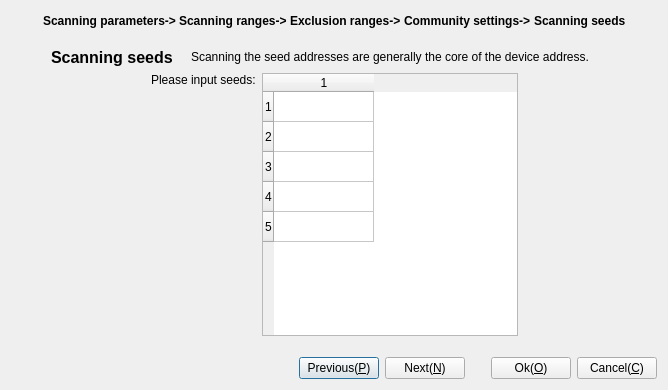
<?xml version="1.0" encoding="UTF-8"?>
<ui version="4.0">
 <class>SeedsConfigWizardForm</class>
 <widget class="QDialog" name="SeedsConfigWizardForm">
  <property name="geometry">
   <rect>
    <x>0</x>
    <y>0</y>
    <width>668</width>
    <height>390</height>
   </rect>
  </property>
  <property name="windowTitle">
   <string>Scanning seeds</string>
  </property>
  <layout class="QGridLayout" name="gridLayout">
   <item row="0" column="0">
    <layout class="QHBoxLayout" name="horizontalLayout_5">
     <property name="spacing">
      <number>3</number>
     </property>
     <item>
      <spacer name="horizontalSpacer_2">
       <property name="orientation">
        <enum>Qt::Horizontal</enum>
       </property>
       <property name="sizeHint" stdset="0">
        <size>
         <width>20</width>
         <height>20</height>
        </size>
       </property>
      </spacer>
     </item>
     <item>
      <widget class="QLabel" name="label_Parameter">
       <property name="font">
        <font>
         <weight>75</weight>
         <bold>true</bold>
        </font>
       </property>
       <property name="text">
        <string>Scanning parameters-&gt;</string>
       </property>
      </widget>
     </item>
     <item>
      <widget class="QLabel" name="label_Range">
       <property name="font">
        <font>
         <weight>75</weight>
         <bold>true</bold>
        </font>
       </property>
       <property name="text">
        <string>Scanning ranges-&gt;</string>
       </property>
      </widget>
     </item>
     <item>
      <widget class="QLabel" name="label_ExcludeRange">
       <property name="font">
        <font>
         <weight>75</weight>
         <bold>true</bold>
        </font>
       </property>
       <property name="text">
        <string>Exclusion ranges-&gt;</string>
       </property>
      </widget>
     </item>
     <item>
      <widget class="QLabel" name="label_Common">
       <property name="font">
        <font>
         <weight>75</weight>
         <bold>true</bold>
        </font>
       </property>
       <property name="text">
        <string>Community settings-&gt;</string>
       </property>
      </widget>
     </item>
     <item>
      <widget class="QLabel" name="label_Seed">
       <property name="font">
        <font>
         <weight>75</weight>
         <bold>true</bold>
        </font>
       </property>
       <property name="text">
        <string>Scanning seeds</string>
       </property>
      </widget>
     </item>
     <item>
      <spacer name="horizontalSpacer_3">
       <property name="orientation">
        <enum>Qt::Horizontal</enum>
       </property>
       <property name="sizeHint" stdset="0">
        <size>
         <width>20</width>
         <height>20</height>
        </size>
       </property>
      </spacer>
     </item>
    </layout>
   </item>
   <item row="1" column="0">
    <spacer name="verticalSpacer_2">
     <property name="orientation">
      <enum>Qt::Vertical</enum>
     </property>
     <property name="sizeType">
      <enum>QSizePolicy::Preferred</enum>
     </property>
     <property name="sizeHint" stdset="0">
      <size>
       <width>20</width>
       <height>10</height>
      </size>
     </property>
    </spacer>
   </item>
   <item row="2" column="0">
    <layout class="QHBoxLayout" name="horizontalLayout" stretch="0,0,2,0">
     <property name="spacing">
      <number>18</number>
     </property>
     <item>
      <spacer name="horizontalSpacer_4">
       <property name="orientation">
        <enum>Qt::Horizontal</enum>
       </property>
       <property name="sizeHint" stdset="0">
        <size>
         <width>40</width>
         <height>20</height>
        </size>
       </property>
      </spacer>
     </item>
     <item>
      <widget class="QLabel" name="label_5">
       <property name="font">
        <font>
         <pointsize>12</pointsize>
         <weight>75</weight>
         <bold>true</bold>
        </font>
       </property>
       <property name="text">
        <string>Scanning seeds</string>
       </property>
      </widget>
     </item>
     <item>
      <widget class="QLabel" name="label">
       <property name="text">
        <string>Scanning the seed addresses are generally the core of the device address.</string>
       </property>
       <property name="wordWrap">
        <bool>true</bool>
       </property>
      </widget>
     </item>
     <item>
      <spacer name="horizontalSpacer_5">
       <property name="orientation">
        <enum>Qt::Horizontal</enum>
       </property>
       <property name="sizeType">
        <enum>QSizePolicy::Expanding</enum>
       </property>
       <property name="sizeHint" stdset="0">
        <size>
         <width>40</width>
         <height>20</height>
        </size>
       </property>
      </spacer>
     </item>
    </layout>
   </item>
   <item row="3" column="0">
    <layout class="QHBoxLayout" name="horizontalLayout_7">
     <item>
      <spacer name="horizontalSpacer_7">
       <property name="orientation">
        <enum>Qt::Horizontal</enum>
       </property>
       <property name="sizeHint" stdset="0">
        <size>
         <width>40</width>
         <height>20</height>
        </size>
       </property>
      </spacer>
     </item>
     <item>
      <layout class="QHBoxLayout" name="horizontalLayout_6">
       <item>
        <layout class="QVBoxLayout" name="verticalLayout_3">
         <item>
          <widget class="QLabel" name="label_2">
           <property name="text">
            <string>Please input seeds:</string>
           </property>
          </widget>
         </item>
         <item>
          <spacer name="verticalSpacer">
           <property name="orientation">
            <enum>Qt::Vertical</enum>
           </property>
           <property name="sizeHint" stdset="0">
            <size>
             <width>20</width>
             <height>40</height>
            </size>
           </property>
          </spacer>
         </item>
        </layout>
       </item>
       <item>
        <layout class="QVBoxLayout" name="verticalLayout_2">
         <item>
          <widget class="QTableWidget" name="tableWidget">
           <property name="toolTip">
            <string>Double-click the cell to edit, press the 'Delete' key to delete the selected row.</string>
           </property>
           <property name="rowCount">
            <number>5</number>
           </property>
           <property name="columnCount">
            <number>1</number>
           </property>
           <row/>
           <row/>
           <row/>
           <row/>
           <row/>
           <column/>
          </widget>
         </item>
        </layout>
       </item>
      </layout>
     </item>
     <item>
      <spacer name="horizontalSpacer_6">
       <property name="orientation">
        <enum>Qt::Horizontal</enum>
       </property>
       <property name="sizeHint" stdset="0">
        <size>
         <width>40</width>
         <height>20</height>
        </size>
       </property>
      </spacer>
     </item>
    </layout>
   </item>
   <item row="4" column="0">
    <spacer name="verticalSpacer_3">
     <property name="orientation">
      <enum>Qt::Vertical</enum>
     </property>
     <property name="sizeType">
      <enum>QSizePolicy::Preferred</enum>
     </property>
     <property name="sizeHint" stdset="0">
      <size>
       <width>20</width>
       <height>15</height>
      </size>
     </property>
    </spacer>
   </item>
   <item row="5" column="0">
    <layout class="QHBoxLayout" name="horizontalLayout_4">
     <item>
      <spacer name="horizontalSpacer">
       <property name="orientation">
        <enum>Qt::Horizontal</enum>
       </property>
       <property name="sizeHint" stdset="0">
        <size>
         <width>40</width>
         <height>20</height>
        </size>
       </property>
      </spacer>
     </item>
     <item>
      <layout class="QHBoxLayout" name="horizontalLayout_2">
       <property name="rightMargin">
        <number>10</number>
       </property>
       <item>
        <widget class="QPushButton" name="pushButton_4">
         <property name="text">
          <string>Previous(&amp;P)</string>
         </property>
        </widget>
       </item>
       <item>
        <widget class="QPushButton" name="pushButton_3">
         <property name="text">
          <string>Next(&amp;N)</string>
         </property>
        </widget>
       </item>
      </layout>
     </item>
     <item>
      <layout class="QHBoxLayout" name="horizontalLayout_3">
       <property name="leftMargin">
        <number>10</number>
       </property>
       <item>
        <widget class="QPushButton" name="pushButton_2">
         <property name="text">
          <string>Ok(&amp;O)</string>
         </property>
        </widget>
       </item>
       <item>
        <widget class="QPushButton" name="pushButton">
         <property name="text">
          <string>Cancel(&amp;C)</string>
         </property>
        </widget>
       </item>
      </layout>
     </item>
    </layout>
   </item>
  </layout>
 </widget>
 <resources/>
 <connections/>
</ui>
